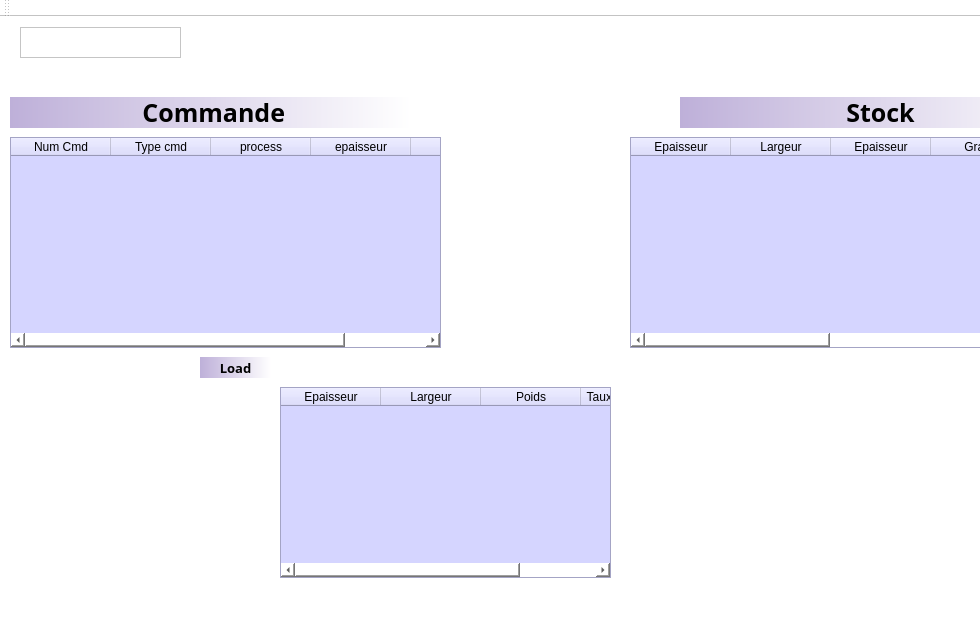
<?xml version="1.0" encoding="UTF-8"?>
<ui version="4.0">
 <class>MainWindow</class>
 <widget class="QMainWindow" name="MainWindow">
  <property name="geometry">
   <rect>
    <x>0</x>
    <y>0</y>
    <width>980</width>
    <height>621</height>
   </rect>
  </property>
  <property name="font">
   <font>
    <italic>false</italic>
   </font>
  </property>
  <property name="windowTitle">
   <string>MainWindow</string>
  </property>
  <property name="styleSheet">
   <string notr="true">background-color: rgb(255, 255, 255);</string>
  </property>
  <widget class="QWidget" name="centralwidget">
   <widget class="QTableWidget" name="tableWidget">
    <property name="geometry">
     <rect>
      <x>10</x>
      <y>120</y>
      <width>431</width>
      <height>211</height>
     </rect>
    </property>
    <property name="styleSheet">
     <string notr="true">background-color: rgb(213, 213, 255);
font: 75 8pt &quot;Verdana&quot;;
</string>
    </property>
    <column>
     <property name="text">
      <string>Num Cmd</string>
     </property>
    </column>
    <column>
     <property name="text">
      <string>Type cmd</string>
     </property>
    </column>
    <column>
     <property name="text">
      <string>process</string>
     </property>
    </column>
    <column>
     <property name="text">
      <string>epaisseur</string>
     </property>
    </column>
    <column>
     <property name="text">
      <string>largeur</string>
     </property>
    </column>
   </widget>
   <widget class="QPushButton" name="pushButton_2">
    <property name="geometry">
     <rect>
      <x>200</x>
      <y>340</y>
      <width>71</width>
      <height>21</height>
     </rect>
    </property>
    <property name="font">
     <font>
      <family>Segoe Print</family>
      <pointsize>10</pointsize>
      <weight>75</weight>
      <bold>true</bold>
     </font>
    </property>
    <property name="styleSheet">
     <string notr="true">background-color: qlineargradient(spread:pad, x1:0, y1:0, x2:1, y2:0, stop:0 rgba(190, 176, 217, 255), stop:1 rgba(255, 255, 255, 255));
border-right-color: rgb(229, 202, 255);
border-bottom-color: rgb(158, 158, 255);
border-radius:30px;
</string>
    </property>
    <property name="text">
     <string>Load</string>
    </property>
   </widget>
   <widget class="QLabel" name="label">
    <property name="geometry">
     <rect>
      <x>10</x>
      <y>80</y>
      <width>401</width>
      <height>31</height>
     </rect>
    </property>
    <property name="font">
     <font>
      <family>Segoe Print</family>
      <pointsize>19</pointsize>
      <weight>75</weight>
      <bold>true</bold>
     </font>
    </property>
    <property name="styleSheet">
     <string notr="true">background-color: qlineargradient(spread:pad, x1:0, y1:0, x2:1, y2:0, stop:0 rgba(190, 176, 217, 255), stop:1 rgba(255, 255, 255, 255));</string>
    </property>
    <property name="text">
     <string> Commande</string>
    </property>
    <property name="alignment">
     <set>Qt::AlignCenter</set>
    </property>
   </widget>
   <widget class="QLabel" name="label_2">
    <property name="geometry">
     <rect>
      <x>680</x>
      <y>80</y>
      <width>401</width>
      <height>31</height>
     </rect>
    </property>
    <property name="font">
     <font>
      <family>Segoe Print</family>
      <pointsize>19</pointsize>
      <weight>75</weight>
      <bold>true</bold>
     </font>
    </property>
    <property name="styleSheet">
     <string notr="true">background-color: qlineargradient(spread:pad, x1:0, y1:0, x2:1, y2:0, stop:0 rgba(190, 176, 217, 255), stop:1 rgba(255, 255, 255, 255));</string>
    </property>
    <property name="text">
     <string>Stock</string>
    </property>
    <property name="alignment">
     <set>Qt::AlignCenter</set>
    </property>
   </widget>
   <widget class="QTableWidget" name="tableWidget_2">
    <property name="geometry">
     <rect>
      <x>630</x>
      <y>120</y>
      <width>401</width>
      <height>211</height>
     </rect>
    </property>
    <property name="styleSheet">
     <string notr="true">background-color: rgb(213, 213, 255);
font: 75 8pt &quot;Verdana&quot;;
</string>
    </property>
    <column>
     <property name="text">
      <string>Epaisseur</string>
     </property>
     <property name="background">
      <color>
       <red>172</red>
       <green>174</green>
       <blue>200</blue>
      </color>
     </property>
    </column>
    <column>
     <property name="text">
      <string>Largeur</string>
     </property>
    </column>
    <column>
     <property name="text">
      <string>Epaisseur</string>
     </property>
    </column>
    <column>
     <property name="text">
      <string>Grade</string>
     </property>
    </column>
    <column>
     <property name="text">
      <string>submit</string>
     </property>
    </column>
    <column>
     <property name="text">
      <string/>
     </property>
    </column>
   </widget>
   <widget class="QTextEdit" name="textEdit">
    <property name="geometry">
     <rect>
      <x>20</x>
      <y>10</y>
      <width>161</width>
      <height>31</height>
     </rect>
    </property>
    <property name="styleSheet">
     <string notr="true">border-image: url(:/images/Logo_-_Maghreb_Steel_(1).jpg);</string>
    </property>
   </widget>
   <widget class="QTableWidget" name="tableWidget_3">
    <property name="geometry">
     <rect>
      <x>280</x>
      <y>370</y>
      <width>331</width>
      <height>191</height>
     </rect>
    </property>
    <property name="styleSheet">
     <string notr="true">background-color: rgb(213, 213, 255);
font: 75 8pt &quot;Verdana&quot;;
</string>
    </property>
    <column>
     <property name="text">
      <string>Epaisseur</string>
     </property>
    </column>
    <column>
     <property name="text">
      <string>Largeur</string>
     </property>
    </column>
    <column>
     <property name="text">
      <string>Poids</string>
     </property>
    </column>
    <column>
     <property name="text">
      <string>Taux de chute %</string>
     </property>
    </column>
   </widget>
  </widget>
  <widget class="QToolBar" name="toolBar">
   <property name="windowTitle">
    <string>toolBar</string>
   </property>
   <attribute name="toolBarArea">
    <enum>TopToolBarArea</enum>
   </attribute>
   <attribute name="toolBarBreak">
    <bool>false</bool>
   </attribute>
  </widget>
 </widget>
 <resources>
  <include location="resources.qrc"/>
 </resources>
 <connections/>
</ui>
